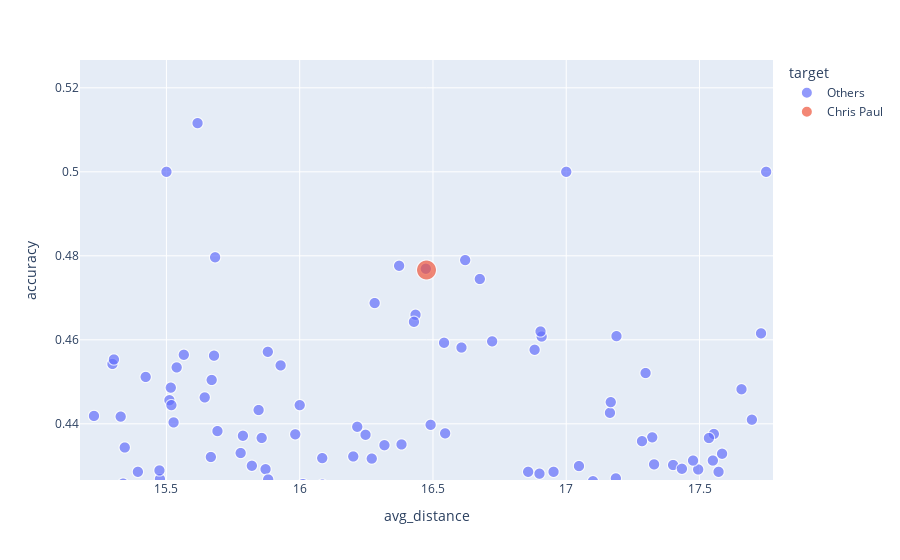

The notebook cell this image was saved under:
### Code cell
# fig_scatter.to_dict()
target_player = 'Chris Paul'
df['target'] = df.player.apply(lambda x: target_player if x == target_player else 'Others') 
df['size'] = df.player.apply(lambda x: 3 if x == target_player else 1)

fig_scatter2 = px.scatter(df, x="avg_distance", y="accuracy", hover_name="player", hover_data="target", color='target', size='size')
tick_idx = np.argwhere(fig_scatter2.data[1].hovertext == target_player)[0][0]
print('Tick idx', tick_idx)

min_x = min(fig_scatter2.data[0].x)
max_x = max(fig_scatter2.data[0].x)
range_x = max_x - min_x

min_y = min(fig_scatter2.data[0].y)
max_y = max(fig_scatter2.data[0].y)
range_y = max_y + min_y

print('range x,y', range_x, range_y)

target_x = fig_scatter2.data[1].x[tick_idx]
target_y = fig_scatter2.data[1].y[tick_idx]

print('target x,y', target_x, target_y)

zoomed_x_axis = [target_x - (0.05 * range_x), target_x + (0.05 * range_x)]
zoomed_y_axis = [target_y - (0.05 * range_y), target_y + (0.05 * range_y)]
print('zoomed_x_range', zoomed_x_axis)
print('zoomed_y_range', zoomed_y_axis)
fig_scatter2.update_xaxes(range=zoomed_x_axis)#, rangeslider=dict(visible=True))
fig_scatter2.update_yaxes(range=zoomed_y_axis)
fig_scatter2.show()

### Figure 1 — Plotly figure (JSON) as saved in the notebook; plotly's stock layout.template omitted (floating-point values rounded to 4 significant figures; data arrays with more than 128 entries replaced by an {"elided": "..."} marker saying what was removed)
{"data": [{"customdata": {"elided": "1283x1 str values"}, "hovertemplate": "<b>%{hovertext}</b><br><br>target=%{customdata[0]}<br>avg_distance=%{x}<br>accuracy=%{y}<br>size=%{marker.size}<extra></extra>", "hovertext": {"elided": "1283 str values"}, "legendgroup": "Others", "marker": {"color": "#636efa", "size": {"elided": "1283 int values"}, "sizemode": "area", "sizeref": 0.0075, "symbol": "circle"}, "mode": "markers", "name": "Others", "showlegend": true, "type": "scattergl", "x": {"elided": "1283 float values"}, "xaxis": "x", "y": {"elided": "1283 float values"}, "yaxis": "y"}, {"customdata": [["Chris Paul"]], "hovertemplate": "<b>%{hovertext}</b><br><br>target=%{customdata[0]}<br>avg_distance=%{x}<br>accuracy=%{y}<br>size=%{marker.size}<extra></extra>", "hovertext": ["Chris Paul"], "legendgroup": "Chris Paul", "marker": {"color": "#EF553B", "size": [3], "sizemode": "area", "sizeref": 0.0075, "symbol": "circle"}, "mode": "markers", "name": "Chris Paul", "showlegend": true, "type": "scattergl", "x": [16.48], "xaxis": "x", "y": [0.4766], "yaxis": "y"}], "layout": {"legend": {"itemsizing": "constant", "title": {"text": "target"}, "tracegroupgap": 0}, "margin": {"t": 60}, "xaxis": {"anchor": "y", "domain": [0, 1], "range": [15.18, 17.78], "title": {"text": "avg_distance"}}, "yaxis": {"anchor": "x", "domain": [0, 1], "range": [0.4266, 0.5266], "title": {"text": "accuracy"}}}}
